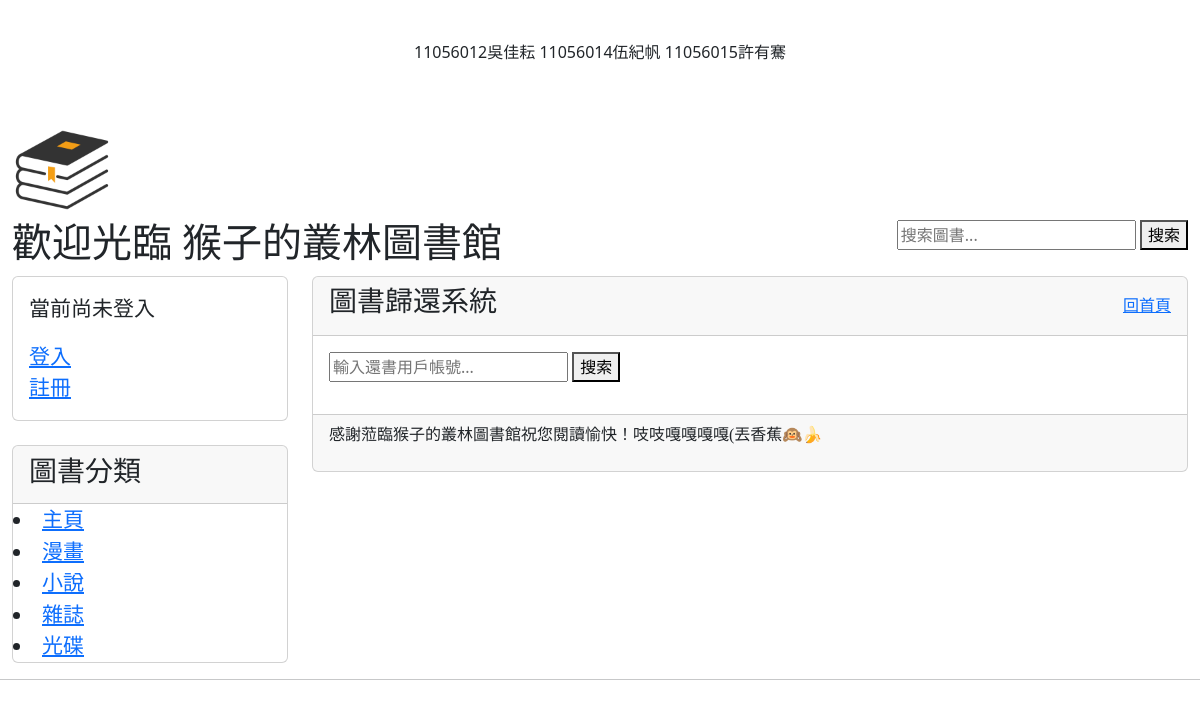
Page /returnBookPage/ on the committed database.
### user_borrowAndReturn/models.py (models this page shows, shortened)
class Category(models.Model):
    name=models.CharField(max_length=100)

### user_borrowAndReturn/views.py (the view)
# urls.py: path('returnBookPage/',views.returnBookPage,name="returnBookPage"),
def returnBookPage(request):
    if request.method=='POST':
        name=request.POST.get('username')
        if User.objects.filter(username=name).exists():
            user=User.objects.get(username=request.POST.get('username'))
            returnList=BorrowingRecord.objects.filter(user=user, is_returned=False).order_by('due_date')
            return render(request,'returnBookPage.html',locals())
        else:
            return render(request,'returnBookPage.html',{'msg':'查無此用戶'})
    else:
        return render(request,'returnBookPage.html',{'msg':' '})

### user_borrowAndReturn/templatetags/getAllCategoryForMenu.py (called while the page is built)
@register.simple_tag
def get_menu_categories():
    return Category.objects.all()

### user_borrowAndReturn/templates/returnBookPage.html (shortened to what this page needs)
{% extends "base.html" %}
{% block headmessage %}
<div style="display: flex;justify-content: space-between; align-items: center;">
    <h3 style='font-family:微軟正黑體;'>圖書歸還系統</h3>
    <a style='font-family:微軟正黑體;' href="/">回首頁</a>
</div>
{%endblock headmessage%}
{% block content%}
<form action="/returnBookPage/" method="post">
    <input type="text" name="username" placeholder="輸入還書用戶帳號...">
    <button type="submit">搜索</button>
</form>
{% endblock content %}

### user_borrowAndReturn/templates/base.html (shortened to what this page needs)
{% load getAllCategoryForMenu %}
<!DOCTYPE html>
<html>
    <head>
    <link href="https://cdn.jsdelivr.net/npm/bootstrap@5.3.2/dist/css/bootstrap.min.css" rel="stylesheet">
    </head>
    <body>
        <div class="container-fluid">
            {% include 'header.html'%}
            <div class="row">
                <div class="col-sm-3 col-md-3">
                    <div class="card">
                        <div class="card-body">
                            <div class="list-group" style="font-size: 21px;">
                                    {% if request.user.is_active %}
                                        {% if request.user.is_superuser %}
                                            <p>歡迎 {{ request.user.first_name }} 管理</p>
                                        {% elif request.user.is_staff %}
                                            <p>歡迎 {{ request.user.first_name }} 圖書員</p>
                                        {% else %}
                                            <p>歡迎 {{ request.user.first_name }} 讀者</p>
                                        {% endif %}
                                        <a href="/logout/">登出</a>
                                    {% else %}
                                        <p>當前尚未登入</p>
                                        <a href="/login/">登入</a>
                                        <a href="/register/">註冊</a>
                                    {% endif %}
                            </div>
                        </div>
                    </div>
                    <br>
                    <div class="card">
                        <div class="card-header">
                            <h3>圖書分類<h3>
                        </div>
                        <div class="list-group" style="font-size: 21px;">
                            <li><a href="/">主頁</a></li>
                            {% get_menu_categories as categories %}
                            {% for category in categories %}
                                <li><a href="/category/{{ category.id }}/">{{ category.name }}</a></li>
                            {% endfor %}
                        </div>
                    </div>
                </div>
                <div class="col-sm-9 col-md-9">
                <div class="card">
                    <div class="card-header">
                    {% block headmessage %}
                    {% endblock %}
                </div>
                <div class="card-body">
                    {% block content %}
                    {% endblock %}
                </div>
                <div class="card-footer">
                    {% include 'footer.html' %}
                </div>
            </div>
                </div>
            </div>
        </div>
        <hr>
    </body>
</html>

### rows in the picture
Category: name "漫畫"
Category: name "小說"
Category: name "雜誌"
Category: name "光碟"
